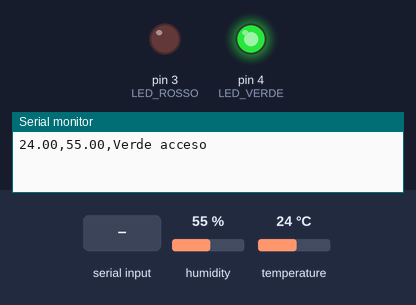
This sketch was run on a simulated Arduino Uno, built with avr-gcc and run on an emulated ATmega328P. On the bench: output pins drawn as LEDs (lit = HIGH), the last lines printed to the serial monitor. The test bench sets the inputs (shaded band); at power-on: temperature 24 °C, humidity 55 %.

Above: at 1.2 s.
1.3 s: temperature set to 22 °C
3.2 s: temperature set to 19 °C
At 5.2 s:
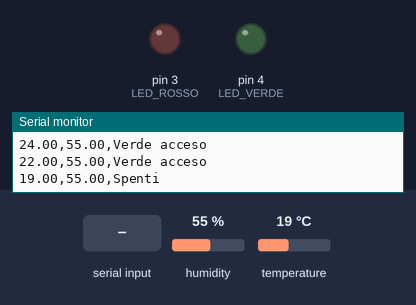
5.5 s: "1,90\n" received over Serial
At 9.1 s:
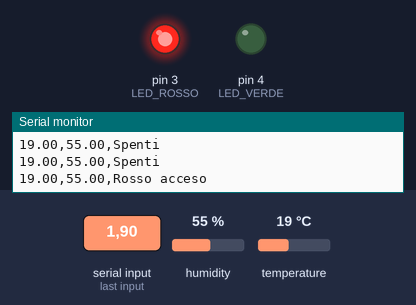
9.6 s: "90,45\n" received over Serial
At 12.7 s:
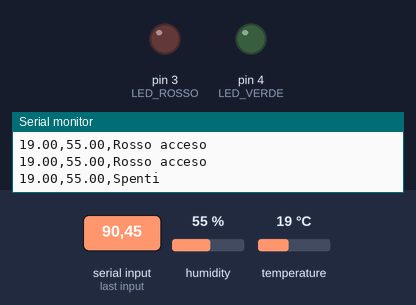
13.6 s: "1,90,45\n" received over Serial
At 17.6 s:
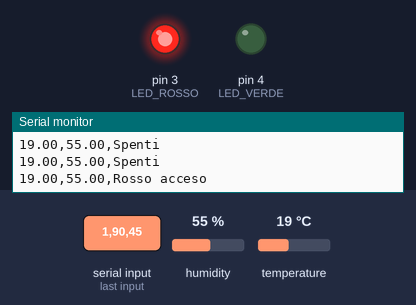
Timing chart, 0 to 18.7 s (numbered marks = the images above; inputs shaded):
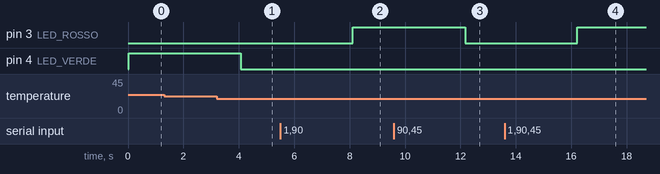

Measured:
- the behaviour switches between 21 and 20 °C on temperature (found by bisection; images 0 and 1)
- after the input at 3.2 s, pin 4 (LED_VERDE): HIGH → LOW after 0.87 s
- after the input at 5.5 s, pin 3 (LED_ROSSO): LOW → HIGH after 2.6 s
- after the input at 9.6 s, pin 3 (LED_ROSSO): HIGH → LOW after 2.6 s
- after the input at 13.6 s, pin 3 (LED_ROSSO): LOW → HIGH after 2.6 s

The sketch:

sketch.ino
```cpp
/*#include <DHT.h>

#define DHTPIN 2      // Pin collegato al DHT11
#define DHTTYPE DHT11 // Tipo di sensore DHT
#define RELAY_PIN 10  // Pin collegato al relè

DHT dht(DHTPIN, DHTTYPE);

void setup() {
    Serial.begin(9600);
    dht.begin();
    pinMode(RELAY_PIN, OUTPUT);
    digitalWrite(RELAY_PIN, HIGH); // Il LED rosso è acceso di default (relè NC)
}

void loop() {
    float temp = dht.readTemperature();  // Legge la temperatura in °C
    float hum = dht.readHumidity();      // Legge l'umidità in %

    if (isnan(temp) || isnan(hum)) {
        Serial.println("❌ Errore nella lettura del DHT11!");
        delay(2000); // Aspetta 2 secondi prima di riprovare
        return;
    }

    // Stampa i valori letti
    Serial.println("📊 Lettura Sensore DHT11:");
    Serial.print("🌡️ Temperatura: ");
    Serial.print(temp);
    Serial.println("°C");

    Serial.print("💧 Umidità: ");
    Serial.print(hum);
    Serial.println("%");

    // Controllo del relè in base alla temperatura
    if (temp >= 10 && temp <= 20) {
        digitalWrite(RELAY_PIN, HIGH); // Mantiene il LED rosso acceso (NC)
        Serial.println("🔴 LED ROSSO ACCESO");
    }
    else if (temp >= 22 && temp <= 30) {
        digitalWrite(RELAY_PIN, LOW); // Accende il LED verde (NO)
        Serial.println("🟢 LED VERDE ACCESO");
    }
    else {
        digitalWrite(RELAY_PIN, HIGH); // Spegne entrambi i LED
        Serial.println("⚪ Nessun LED acceso");
    }

    Serial.println("------------------------"); // Separatore per migliorare la lettura
    delay(2000); // Aspetta 2 secondi prima della prossima lettura
}*/

#include <DHT.h>

#define DHTPIN 2
#define DHTTYPE DHT11
DHT dht(DHTPIN, DHTTYPE);

const int LED_VERDE = 4;
const int LED_ROSSO = 3;
float soglia_superiore = 30.0;
float soglia_inferiore = 20.0;

void setup() {
    Serial.begin(9600);
    dht.begin();
    pinMode(LED_VERDE, OUTPUT);
    pinMode(LED_ROSSO, OUTPUT);
}

void loop() {
    float umidita = dht.readHumidity();
    float temperatura = dht.readTemperature();

    if (isnan(umidita) || isnan(temperatura)) {
        Serial.println("Errore nella lettura del sensore!");
        return;
    }

    String stato_led = "Spenti";

    if (temperatura >= soglia_superiore) {
        digitalWrite(LED_ROSSO, HIGH);
        digitalWrite(LED_VERDE, LOW);
        stato_led = "Rosso acceso";
    } else if (temperatura <= soglia_inferiore) {
        digitalWrite(LED_ROSSO, LOW);
        digitalWrite(LED_VERDE, LOW);
        stato_led = "Spenti";
    } else {
        digitalWrite(LED_ROSSO, LOW);
        digitalWrite(LED_VERDE, HIGH);
        stato_led = "Verde acceso";
    }

    // Invia dati a Python (temperatura, umidità, stato LED)
    Serial.print(temperatura);
    Serial.print(",");
    Serial.print(umidita);
    Serial.print(",");
    Serial.println(stato_led);

    // Controlla se ci sono nuovi dati dalla porta seriale
    if (Serial.available() > 0) {
        String input = Serial.readStringUntil('\n'); // Legge la stringa fino a fine riga
        int commaIndex = input.indexOf(',');
        if (commaIndex != -1) {
            soglia_superiore = input.substring(0, commaIndex).toFloat();
            soglia_inferiore = input.substring(commaIndex + 1).toFloat();
        }
    }

    delay(2000); // Campionamento ogni 2 secondi
}
```
